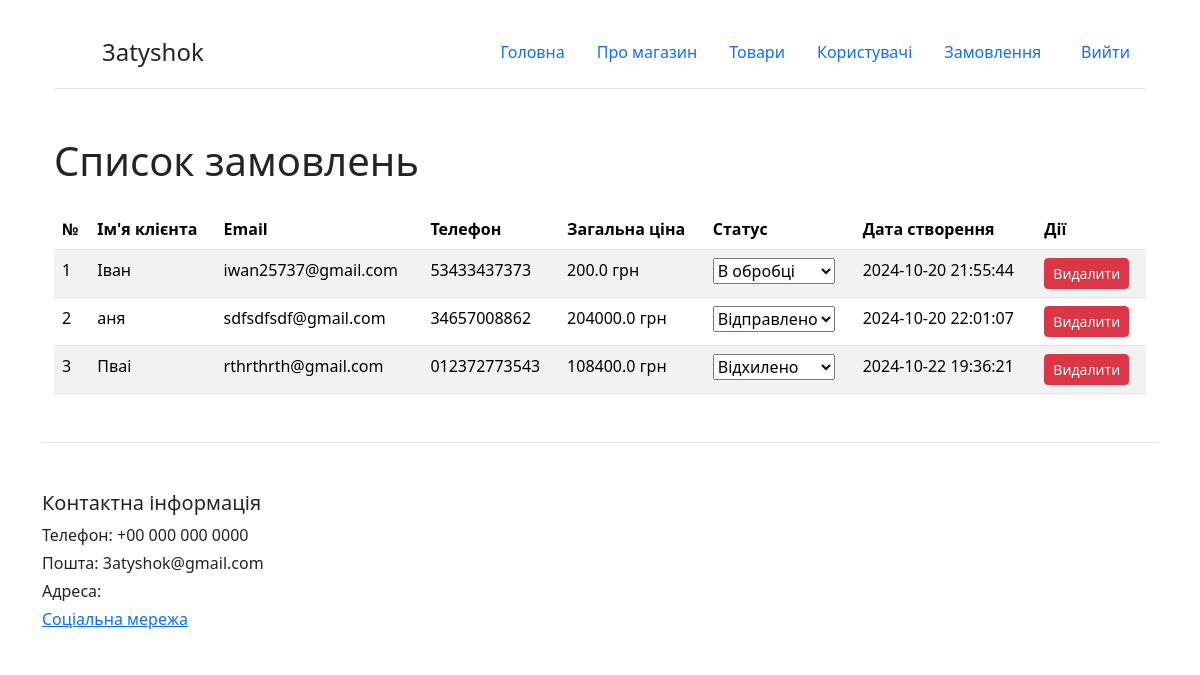
The app's page /admin_orders (signed in), older data.
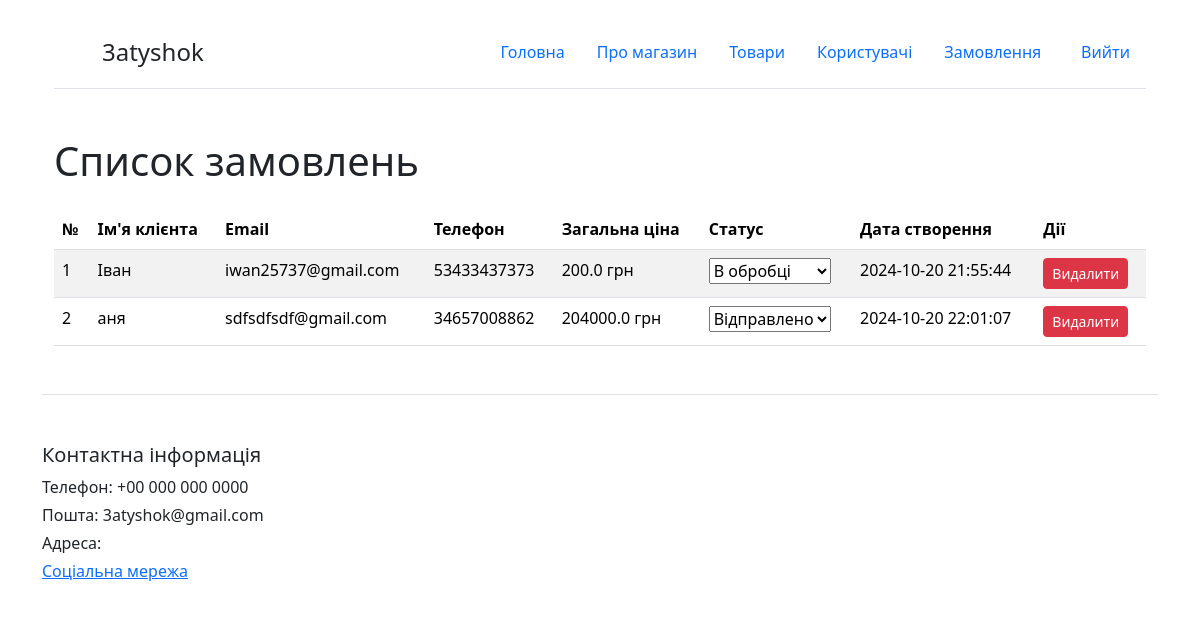
The same page, newer data.
### main.py (models this page shows)
class Order(db.Model):
    id = db.Column(db.Integer, primary_key=True)
    customer_name = db.Column(db.String(100), nullable=False)
    customer_email = db.Column(db.String(120), nullable=False)
    customer_phone = db.Column(db.String(20), nullable=False)
    total_price = db.Column(db.Float, nullable=False)
    status = db.Column(db.String(20), nullable=False)
    created_at = db.Column(db.DateTime, default=datetime.utcnow)

### main.py (the view)
@app.route('/admin_orders')
@login_required
def admin_orders():
    if current_user.role != 'admin':
        return redirect(url_for('index'))
    orders = Order.query.all()
    return render_template('admin_orders.html', orders=orders)

### main.py (called while the page is built)
@login_manager.user_loader
def load_user(user_id):
    return db.session.get(User, int(user_id))

### templates/admin_orders.html (shortened to what this page needs)
{% extends 'base.html' %}
{% block body %}
<div class="container mt-5">
    <h1>Список замовлень</h1>
    {% if orders %}
        <table class="table table-striped mt-4">
            <thead>
                <tr>
                    <th>№</th>
                    <th>Ім'я клієнта</th>
                    <th>Email</th>
                    <th>Телефон</th>
                    <th>Загальна ціна</th>
                    <th>Статус</th>
                    <th>Дата створення</th>
                    <th>Дії</th>
                </tr>
            </thead>
            <tbody>
                {% for order in orders %}
                <tr>
                    <td>{{ loop.index }}</td>
                    <td>{{ order.customer_name }}</td>
                    <td>{{ order.customer_email }}</td>
                    <td>{{ order.customer_phone }}</td>
                    <td>{{ order.total_price }} грн</td>
                    <td>
                        <select class="order-status" data-order-id="{{ order.id }}">
                            <option value="pending" {% if order.status == 'pending' %}selected{% endif %}>В обробці</option>
                            <option value="shipped" {% if order.status == 'shipped' %}selected{% endif %}>Відправлено</option>
                            <option value="rejected" {% if order.status == 'rejected' %}selected{% endif %}>Відхилено</option>
                        </select>
                    </td>
                    <td>{{ order.created_at.strftime('%Y-%m-%d %H:%M:%S') }}</td>
                    <td><button class="btn btn-danger btn-sm delete-order" data-order-id="{{ order.id }}">Видалити</button></td>
                </tr>
                {% endfor %}
            </tbody>
        </table>
    {% else %}
        <p>Немає замовлень.</p>
    {% endif %}
</div>
{% endblock %}

Row changes from the older to the newer data that the page shows:
removed Order: customer_name "Пваі", customer_email "rthrthrth@gmail.com", customer_phone "012372773543", total_price "108400.0", status+id "Відхилено", created_at "2024-10-22 19:36:21"
